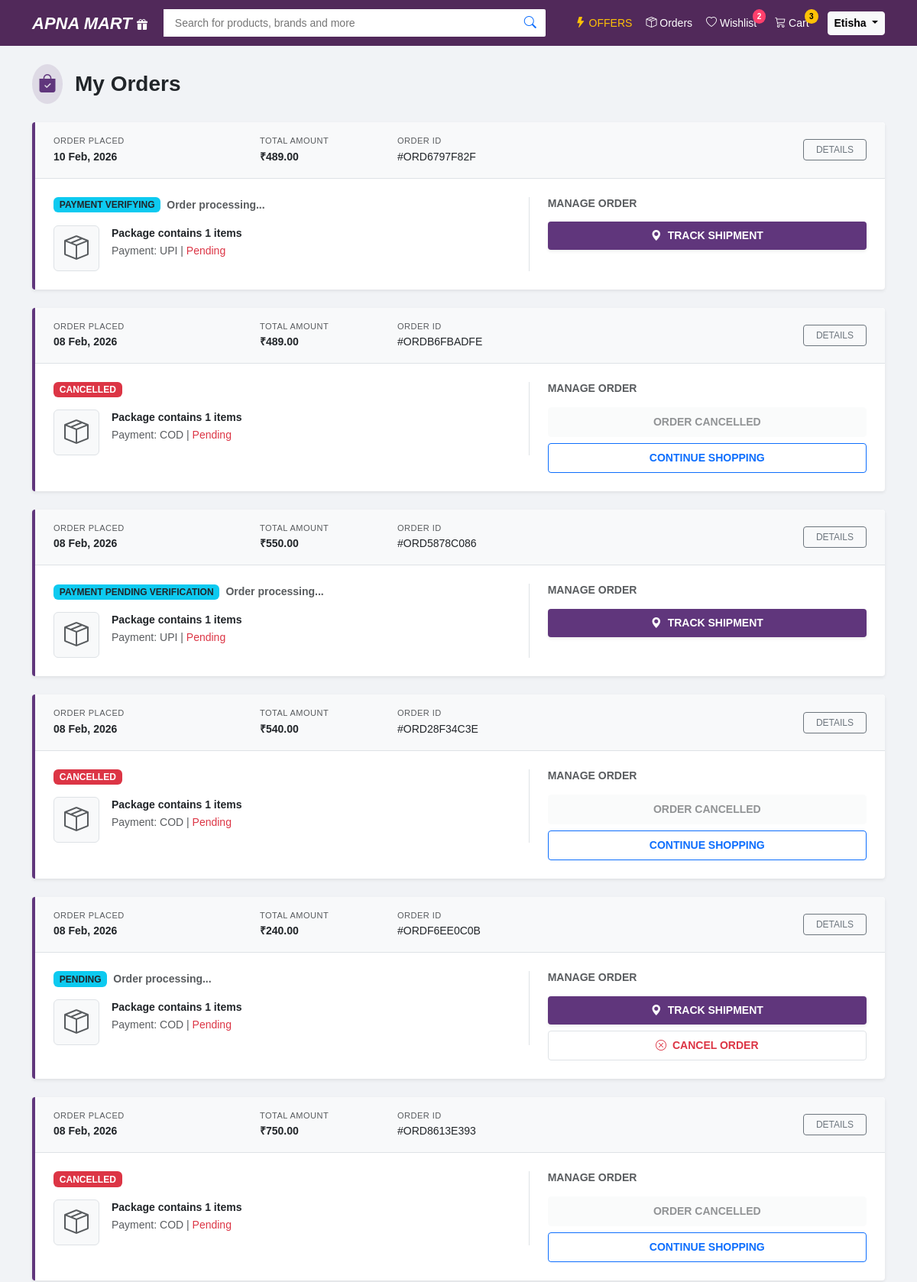
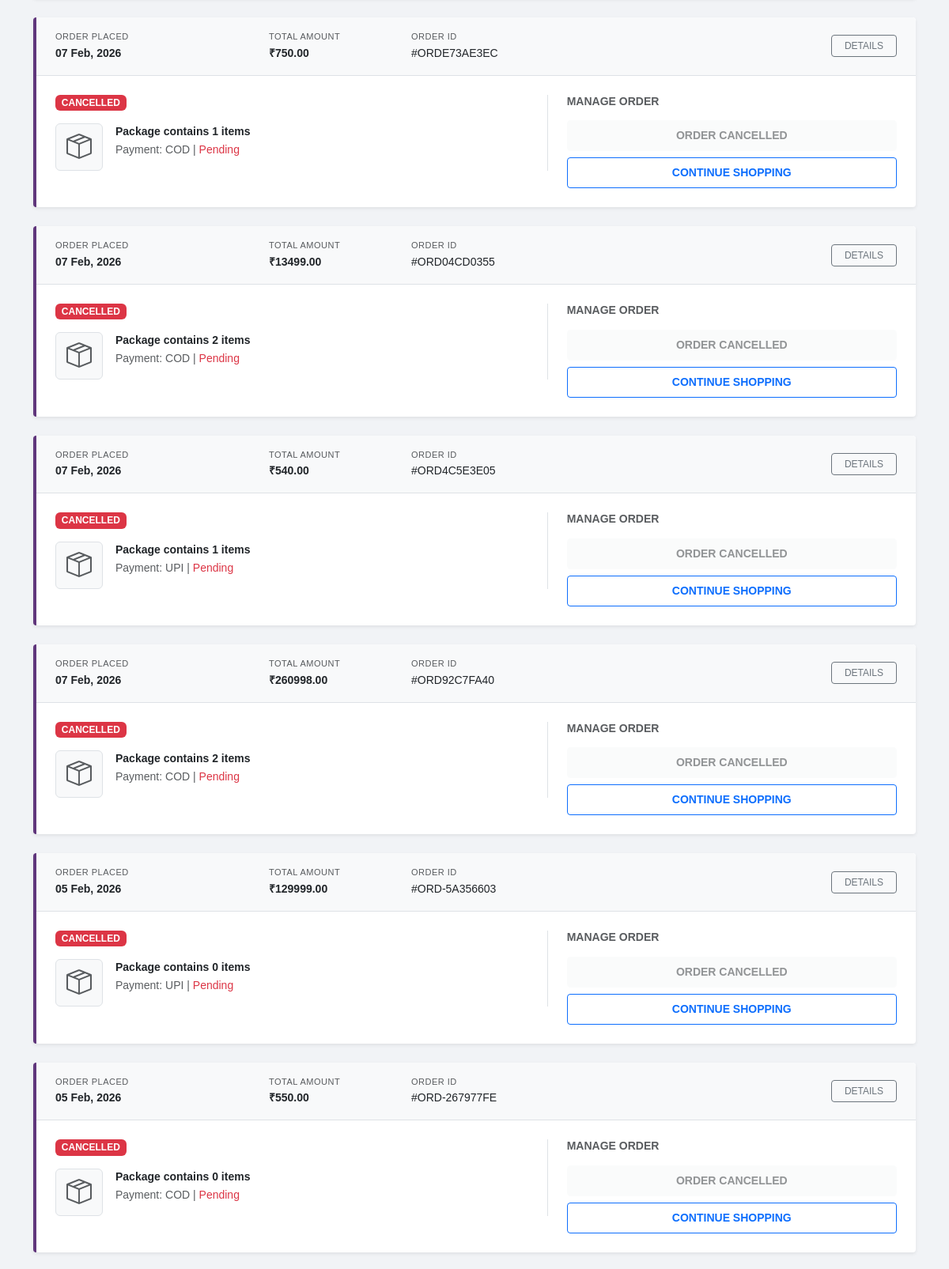
/my-orders/ (signed in, upper part), run on the app's committed database (2 pictures, top to bottom).
### ebook/models.py (models this page shows, shortened)
class Order(models.Model):
    PAYMENT_CHOICES = (('COD', 'Cash on Delivery'), ('UPI', 'UPI Payment'))
    STATUS_CHOICES = (
        ('Pending', 'Order Placed'),
        ('Packed', 'Packed'),
        ('Shipped', 'Shipped'),
        ('Delivered', 'Delivered'),
        ('Cancelled', 'Cancelled'),
    )
    user = models.ForeignKey(User, on_delete=models.CASCADE)
    order_id = models.CharField(max_length=100, unique=True, default=uuid.uuid4)
    amount = models.DecimalField(max_digits=10, decimal_places=2)
    payment_method = models.CharField(max_length=20, choices=PAYMENT_CHOICES, default='COD')
    transaction_id = models.CharField(max_length=100, null=True, blank=True)
    full_name = models.CharField(max_length=200)
    phone = models.CharField(max_length=15)
    address = models.TextField()
    pincode = models.CharField(max_length=10, null=True)
    is_paid = models.BooleanField(default=False)
    status = models.CharField(max_length=20, choices=STATUS_CHOICES, default='Pending')
    created_at = models.DateTimeField(auto_now_add=True)
    payment_screenshot = models.ImageField(upload_to='payments/', null=True, blank=True)

### ebook/views.py (the view)
# urls.py: path('my-orders/', views.my_orders, name='my_orders'),
@login_required
def my_orders(request):
    orders = Order.objects.filter(user=request.user).order_by('-id')
    return render(request, 'ebook/my_orders.html', {'orders': orders, 'wishlist_count': get_wishlist_count(request)})

### ebook/context_processors.py (called while the page is built)
def category_renderer(request):
    return {
        'categories': Category.objects.all()
    }

def cart_count(request):
    if request.user.is_authenticated:
        count = CartItem.objects.filter(user=request.user).count()
    else:
        count = 0
    return {'cart_count': count}

### ebook/views.py (called while the page is built)
def get_wishlist_count(request):
    if request.user.is_authenticated:
        return Wishlist.objects.filter(user=request.user).count()
    return 0

### ebook/templates/ebook/my_orders.html (shortened to what this page needs)
{% extends 'ebook/base.html' %}
{% block content %}
<div class="container mt-4 mb-5">
    <div class="d-flex align-items-center mb-4">
        <div class="p-2 rounded-circle me-3" style="background-color: #60367c22;">
            <i class="bi bi-bag-check-fill fs-4" style="color: #60367cff;"></i>
        </div>
        <h3 class="fw-bold mb-0">My Orders</h3>
    </div>
    {% if orders %}
        {% for order in orders %}
        <div class="card mb-4 shadow-sm border-0 rounded-1 order-card overflow-hidden">
            <div class="card-header bg-light border-bottom py-3 px-4">
                <div class="row align-items-center g-3">
                    <div class="col-6 col-md-3">
                        <p class="text-muted extra-small text-uppercase mb-0">Order Placed</p>
                        <span class="fw-bold text-dark small">{{ order.created_at|date:"d M, Y" }}</span>
                    </div>
                    <div class="col-6 col-md-2">
                        <p class="text-muted extra-small text-uppercase mb-0">Total Amount</p>
                        <span class="fw-bold text-dark small">₹{{ order.amount }}</span>
                    </div>
                    <div class="col-6 col-md-3 d-none d-md-block">
                        <p class="text-muted extra-small text-uppercase mb-0">Order ID</p>
                        <span class="text-dark small">#{{ order.order_id }}</span>
                    </div>
                    <div class="col-6 col-md-4 text-end">
                        <a href="{% url 'track_order' order.order_id %}" class="btn btn-sm btn-outline-secondary px-3" style="font-size: 12px;">DETAILS</a>
                    </div>
                </div>
            </div>
            <div class="card-body p-4">
                <div class="row align-items-start">
                    <div class="col-md-7 border-end">
                        <div class="d-flex align-items-center mb-3">
                            <span class="badge {% if order.status|lower == 'delivered' %}bg-success{% elif order.status|lower == 'cancelled' %}bg-danger{% else %}bg-info text-dark{% endif %} me-2">
                                {{ order.status|upper|default:"PENDING" }}
                            </span>
                            {% if order.status|lower != 'cancelled' and order.status|lower != 'delivered' %}
                            <small class="text-muted fw-bold">Order processing...</small>
                            {% endif %}
                        </div>
                        <div class="d-flex gap-3 mt-3">
                            <div class="item-thumb border rounded p-1">
                                <i class="bi bi-box-seam fs-2 text-muted px-2"></i>
                            </div>
                            <div class="item-info">
                                <p class="mb-0 fw-bold small">Package contains {{ order.items.count }} items</p>
                                <small class="text-muted">Payment: {{ order.payment_method }} |
                                    {% if order.is_paid %}<span class="text-success fw-bold">Paid</span>{% else %}<span class="text-danger">Pending</span>{% endif %}
                                </small>
                            </div>
                        </div>
                    </div>
                    <div class="col-md-5 ps-md-4 mt-3 mt-md-0">
                        <h6 class="small fw-bold text-uppercase text-muted mb-3">Manage Order</h6>
                        <div class="d-grid gap-2">
                            {% if order.status|lower != 'cancelled' %}
                                <a href="{% url 'track_order' order.order_id %}" class="btn btn-warning btn-sm fw-bold py-2 shadow-sm text-white">
                                    <i class="bi bi-geo-alt-fill me-1"></i> TRACK SHIPMENT
                                </a>
                                {% if order.status == 'Pending' or order.status == 'Packed' %}
                                <button type="button" class="btn btn-white border btn-sm py-2 fw-bold text-danger"
                                        data-bs-toggle="modal" data-bs-target="#cancelModal{{ order.id }}">
                                    <i class="bi bi-x-circle me-1"></i> CANCEL ORDER
                                </button>
                                {% endif %}
                            {% else %}
                                <button class="btn btn-light btn-sm py-2 fw-bold disabled text-muted">ORDER CANCELLED</button>
                                <a href="/" class="btn btn-outline-primary btn-sm py-2 fw-bold">CONTINUE SHOPPING</a>
                            {% endif %}
                        </div>
                    </div>
                </div>
            </div>
        </div>
        {% endfor %}
    {% else %}
        <div class="text-center py-5 bg-white shadow-sm border rounded">
            <h4 class="fw-bold">Koi Order nahi mila!</h4>
            <a href="/" class="btn text-white px-5 py-2 mt-2 rounded-1 fw-bold" style="background-color: #fb641b;">START SHOPPING</a>
        </div>
    {% endif %}
</div>
{% endblock %}

### ebook/templates/ebook/base.html (shortened to what this page needs)
{% load static %}
<!DOCTYPE html>
<html lang="en">
<head>
    <link href="https://cdn.jsdelivr.net/npm/bootstrap@5.3.0/dist/css/bootstrap.min.css" rel="stylesheet">
    <link rel="stylesheet" href="https://cdn.jsdelivr.net/npm/bootstrap-icons@1.11.1/font/bootstrap-icons.css">
</head>
<body>
<header class="fk-navbar">
    <div class="container d-flex align-items-center justify-content-between">
        <a href="/" class="logo">APNA MART <i class="bi bi-gift-fill" style="font-size: 14px;"></i></a>
        <form action="{% url 'all_products' %}" method="GET" class="search-box">
            <input type="text" name="q" class="search-input" placeholder="Search for products, brands and more" value="{{ request.GET.q|default:'' }}">
            <button type="submit" class="btn btn-white text-primary border-0"><i class="bi bi-search"></i></button>
        </form>
        <div class="d-flex align-items-center">
            <a href="{% url 'offer_zone' %}" class="nav-link-custom text-warning"><i class="bi bi-lightning-fill"></i> OFFERS</a>
            {% if user.is_authenticated %}
                <a href="{% url 'my_orders' %}" class="nav-link-custom"><i class="bi bi-box-seam"></i> Orders</a>
                <a href="{% url 'view_wishlist' %}" class="nav-link-custom position-relative">
                    <i class="bi bi-heart"></i> Wishlist
                    {% if wishlist_count > 0 %}
                    <span class="badge-notify" style="background: #ff3f6c; color: white;">
                        {{ wishlist_count }}
                    </span>
                    {% endif %}
                </a>
                <a href="{% url 'view_cart' %}" class="nav-link-custom position-relative ms-4">
                    <i class="bi bi-cart3"></i> Cart
                    <span class="badge-notify" style="background: #ffc107; color: black;">
                        {{ cart_count|default:"0" }}
                    </span>
                </a>
                <div class="dropdown ms-4">
                    <button class="btn btn-light btn-sm dropdown-toggle fw-bold" data-bs-toggle="dropdown">
                        {{ user.username|truncatechars:10 }}
                    </button>
                </div>
            {% endif %}
        </div>
    </div>
</header>
<div class="main-body">
    {% block content %}{% endblock %}
</div>
</body>
</html>

### ebook/templates/ebook/base.html (style rules this page uses)
body { background-color: #f1f3f6; font-family: Arial, sans-serif; }
.fk-navbar { background-color: #51295a; padding: 12px 0; color: white; position: sticky; top: 0; z-index: 1000; }
.logo { font-size: 22px; font-weight: 800; color: white; text-decoration: none; font-style: italic; }
.search-box { background: white; border-radius: 2px; display: flex; width: 100%; max-width: 500px; }
.search-input { border: none; padding: 6px 15px; width: 100%; outline: none; font-size: 14px; }
.nav-link-custom { color: white; text-decoration: none; font-size: 14px; font-weight: 500; margin-left: 18px; transition: 0.2s; }
.badge-notify { position: absolute; top: -8px; right: -12px; font-size: 10px; padding: 2px 6px; border-radius: 50%; font-weight: bold; }

### ebook/templates/ebook/my_orders.html (style rules this page uses)
.extra-small { font-size: 11px; letter-spacing: 0.5px; }
.order-card { transition: 0.3s; border-left: 4px solid #60367cff !important; border-top: none !important; }
.btn-warning { background-color: #60367cff; border: none; color: #fff; }
.item-thumb { width: 60px; height: 60px; display: flex; align-items: center; justify-content: center; background: #f8f9fa; }

### data on the page
Order: created_at "10 Feb, 2026", amount "489.00", order_id "ORD6797F82F", status "PAYMENT VERIFYING", shows "Order processing...", items.count "1", payment_method "UPI", is_paid "Pending", shows "TRACK SHIPMENT"
Order: created_at "08 Feb, 2026", amount "489.00", order_id "ORDB6FBADFE", status "CANCELLED", items.count "1", payment_method "COD", is_paid "Pending", shows "ORDER CANCELLED"
Order: created_at "08 Feb, 2026", amount "550.00", order_id "ORD5878C086", status "PAYMENT PENDING VERIFICATION", shows "Order processing...", items.count "1", payment_method "UPI", is_paid "Pending", shows "TRACK SHIPMENT"
Order: created_at "08 Feb, 2026", amount "540.00", order_id "ORD28F34C3E", status "CANCELLED", items.count "1", payment_method "COD", is_paid "Pending", shows "ORDER CANCELLED"
Order: created_at "08 Feb, 2026", amount "240.00", order_id "ORDF6EE0C0B", status "PENDING", shows "Order processing...", items.count "1", payment_method "COD", is_paid "Pending"
Order: created_at "08 Feb, 2026", amount "750.00", order_id "ORD8613E393", status "CANCELLED", items.count "1", payment_method "COD", is_paid "Pending", shows "ORDER CANCELLED"
Order: created_at "07 Feb, 2026", amount "750.00", order_id "ORDE73AE3EC", status "CANCELLED", items.count "1", payment_method "COD", is_paid "Pending", shows "ORDER CANCELLED"
Order: created_at "07 Feb, 2026", amount "13499.00", order_id "ORD04CD0355", status "CANCELLED", items.count "2", payment_method "COD", is_paid "Pending", shows "ORDER CANCELLED"
Order: created_at "07 Feb, 2026", amount "540.00", order_id "ORD4C5E3E05", status "CANCELLED", items.count "1", payment_method "UPI", is_paid "Pending", shows "ORDER CANCELLED"
Order: created_at "07 Feb, 2026", amount "260998.00", order_id "ORD92C7FA40", status "CANCELLED", items.count "2", payment_method "COD", is_paid "Pending", shows "ORDER CANCELLED"
Order: created_at "05 Feb, 2026", amount "129999.00", order_id "ORD-5A356603", status "CANCELLED", items.count "0", payment_method "UPI", is_paid "Pending", shows "ORDER CANCELLED"
Order: created_at "05 Feb, 2026", amount "550.00", order_id "ORD-267977FE", status "CANCELLED", items.count "0", payment_method "COD", is_paid "Pending", shows "ORDER CANCELLED"

### other printed values
{{ wishlist_count }} "2"
{{ cart_count|default:"0" }} "3"
{{ user.username|truncatechars:10 }} "Etisha"
